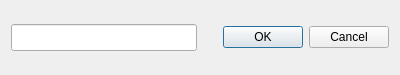
<?xml version="1.0" encoding="UTF-8"?>
<ui version="4.0">
 <class>Dialog</class>
 <widget class="QDialog" name="Dialog">
  <property name="geometry">
   <rect>
    <x>0</x>
    <y>0</y>
    <width>400</width>
    <height>75</height>
   </rect>
  </property>
  <property name="windowTitle">
   <string>Name Variable</string>
  </property>
  <layout class="QGridLayout" name="gridLayout">
   <item row="0" column="0">
    <widget class="QLineEdit" name="varNameLineEdit">
     <property name="minimumSize">
      <size>
       <width>0</width>
       <height>27</height>
      </size>
     </property>
     <property name="font">
      <font>
       <pointsize>9</pointsize>
      </font>
     </property>
     <property name="placeholderText">
      <string/>
     </property>
    </widget>
   </item>
   <item row="0" column="1">
    <widget class="QDialogButtonBox" name="varNameButtonBox">
     <property name="font">
      <font>
       <pointsize>9</pointsize>
      </font>
     </property>
     <property name="orientation">
      <enum>Qt::Horizontal</enum>
     </property>
     <property name="standardButtons">
      <set>QDialogButtonBox::Cancel|QDialogButtonBox::Ok</set>
     </property>
    </widget>
   </item>
  </layout>
 </widget>
 <resources/>
 <connections>
  <connection>
   <sender>varNameButtonBox</sender>
   <signal>accepted()</signal>
   <receiver>Dialog</receiver>
   <slot>accept()</slot>
   <hints>
    <hint type="sourcelabel">
     <x>248</x>
     <y>254</y>
    </hint>
    <hint type="destinationlabel">
     <x>157</x>
     <y>274</y>
    </hint>
   </hints>
  </connection>
  <connection>
   <sender>varNameButtonBox</sender>
   <signal>rejected()</signal>
   <receiver>Dialog</receiver>
   <slot>reject()</slot>
   <hints>
    <hint type="sourcelabel">
     <x>316</x>
     <y>260</y>
    </hint>
    <hint type="destinationlabel">
     <x>286</x>
     <y>274</y>
    </hint>
   </hints>
  </connection>
 </connections>
</ui>
